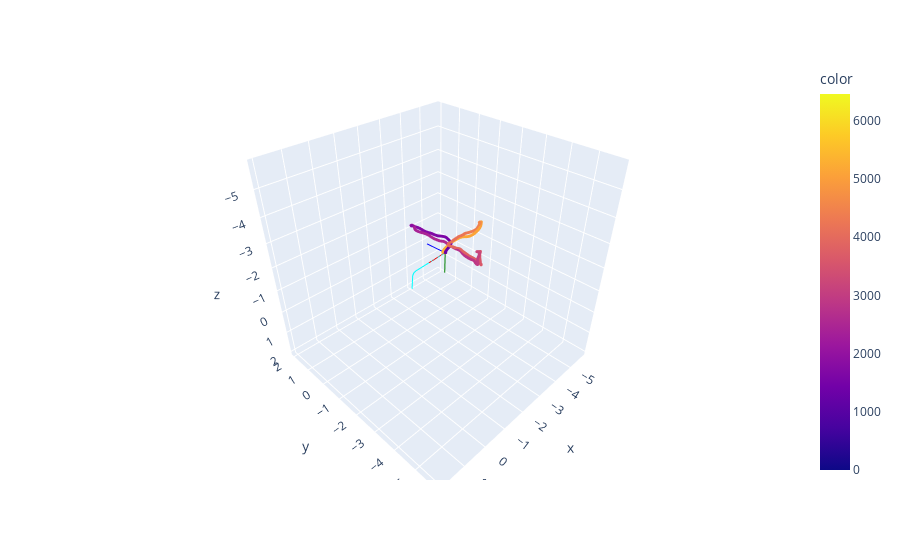

Notebook code for this chart:
### Code cell
# might have to flip Y when going from MOCAP to NED?
ex = np.array([np.min(pos),np.max(pos)])
fig = px.scatter_3d(x=pos[:,0], y=pos[:,1], z=pos[:,2], color=np.arange(len(pos))).update_traces(marker=dict(size=1))
fig.add_trace(px.scatter_3d(x=ex, y=ex, z=ex, opacity=0).data[0])
fig.add_trace(px.line_3d(x=realg[:,0,0], y=realg[:,0,1], z=realg[:,0,2]).update_traces(line=dict(color='red')).data[0])
fig.add_trace(px.line_3d(x=realg[:,1,0], y=realg[:,1,1], z=realg[:,1,2]).update_traces(line=dict(color='blue')).data[0])
fig.add_trace(px.line_3d(x=realg[:,2,0], y=realg[:,2,1], z=realg[:,2,2]).update_traces(line=dict(color='green')).data[0])
fig.add_trace(px.line_3d(x=retraj[:,0], y=retraj[:,1], z=retraj[:,2]).update_traces(line=dict(color='cyan')).data[0])
fig.update_layout(scene=dict(zaxis=dict(autorange='reversed')))
fig.update_layout(scene=dict(yaxis=dict(autorange='reversed')))

### Figure 1 — Plotly figure (JSON) as saved in the notebook; plotly's stock layout.template omitted (floating-point values rounded to 4 significant figures; data arrays with more than 128 entries replaced by an {"elided": "..."} marker saying what was removed)
{"data": [{"hovertemplate": "x=%{x}<br>y=%{y}<br>z=%{z}<br>color=%{marker.color}<extra></extra>", "legendgroup": "", "marker": {"color": {"elided": "6463 int values"}, "coloraxis": "coloraxis", "size": 1, "symbol": "circle"}, "mode": "markers", "name": "", "scene": "scene", "showlegend": false, "type": "scatter3d", "x": {"elided": "6463 float values"}, "y": {"elided": "6463 float values"}, "z": {"elided": "6463 float values"}}, {"hovertemplate": "x=%{x}<br>y=%{y}<br>z=%{z}<extra></extra>", "legendgroup": "", "marker": {"color": "#636efa", "opacity": 0, "symbol": "circle"}, "mode": "markers", "name": "", "scene": "scene", "showlegend": false, "type": "scatter3d", "x": [-5.753, 1.93], "y": [-5.753, 1.93], "z": [-5.753, 1.93]}, {"hovertemplate": "x=%{x}<br>y=%{y}<br>z=%{z}<extra></extra>", "legendgroup": "", "line": {"color": "red", "dash": "solid"}, "marker": {"symbol": "circle"}, "mode": "lines", "name": "", "scene": "scene", "showlegend": false, "type": "scatter3d", "x": [-3.169, -4.167], "y": [-0.1323, -0.07002], "z": [-0.735, -0.7286]}, {"hovertemplate": "x=%{x}<br>y=%{y}<br>z=%{z}<extra></extra>", "legendgroup": "", "line": {"color": "blue", "dash": "solid"}, "marker": {"symbol": "circle"}, "mode": "lines", "name": "", "scene": "scene", "showlegend": false, "type": "scatter3d", "x": [-4.105, -4.167], "y": [0.928, -0.07002], "z": [-0.7353, -0.7286]}, {"hovertemplate": "x=%{x}<br>y=%{y}<br>z=%{z}<extra></extra>", "legendgroup": "", "line": {"color": "green", "dash": "solid"}, "marker": {"symbol": "circle"}, "mode": "lines", "name": "", "scene": "scene", "showlegend": false, "type": "scatter3d", "x": [-4.161, -4.167], "y": [-0.06368, -0.07002], "z": [0.2714, -0.7286]}, {"hovertemplate": "x=%{x}<br>y=%{y}<br>z=%{z}<extra></extra>", "legendgroup": "", "line": {"color": "cyan", "dash": "solid"}, "marker": {"symbol": "circle"}, "mode": "lines", "name": "", "scene": "scene", "showlegend": false, "type": "scatter3d", "x": [-4.167, -4.137, -4.107, -4.077, -4.046, -4.016, -3.986, -3.956, -3.925, -3.895, -3.865, -3.835, -3.804, -3.774, -3.744, -3.714, -3.683, -3.653, -3.623, -3.593, -3.562, -3.532, -3.502, -3.472, -3.441, -3.411, -3.381, -3.351, -3.321, -3.29, -3.26, -3.23, -3.2, -3.169, -3.139, -3.109, -3.079, -3.048, -3.018, -2.988, -2.958, -2.927, -2.897, -2.867, -2.837, -2.806, -2.776, -2.746, -2.716, -2.685, -2.655, -2.625, -2.595, -2.564, -2.534, -2.504, -2.474, -2.444, -2.414, -2.384, -2.354, -2.326, -2.298, -2.271, -2.245, -2.219, -2.194, -2.17, -2.146, -2.123, -2.1, -2.079, -2.058, -2.037, -2.016, -1.995, -1.974, -1.953, -1.932, -1.911, -1.89, -1.869, -1.848, -1.827, -1.806, -1.785, -1.764, -1.743, -1.722, -1.701, -1.68, -1.659, -1.638, -1.617, -1.596, -1.575, -1.554, -1.533, -1.512, -1.491], "y": [-0.07002, -0.0719, -0.07379, -0.07568, -0.07756, -0.07945, -0.08134, -0.08322, -0.08511, -0.087, -0.08888, -0.09077, -0.09266, -0.09454, -0.09643, -0.09832, -0.1002, -0.1021, -0.104, -0.1059, -0.1078, -0.1096, -0.1115, -0.1134, -0.1153, -0.1172, -0.1191, -0.121, -0.1228, -0.1247, -0.1266, -0.1285, -0.1304, -0.1323, -0.1342, -0.1361, -0.1379, -0.1398, -0.1417, -0.1436, -0.1455, -0.1474, -0.1493, -0.1511, -0.153, -0.1549, -0.1568, -0.1587, -0.1606, -0.1625, -0.1643, -0.1662, -0.168, -0.1699, -0.1718, -0.1739, -0.1764, -0.1795, -0.1835, -0.189, -0.1963, -0.2059, -0.2178, -0.2318, -0.2473, -0.2637, -0.2807, -0.2983, -0.3168, -0.3363, -0.3568, -0.3781, -0.3997, -0.4215, -0.4433, -0.465, -0.4868, -0.5086, -0.5303, -0.5521, -0.5738, -0.5956, -0.6173, -0.6391, -0.6609, -0.6826, -0.7044, -0.7261, -0.7479, -0.7696, -0.7914, -0.8132, -0.8349, -0.8567, -0.8784, -0.9002, -0.9219, -0.9437, -0.9654, -0.9872], "z": [-0.7286, -0.7288, -0.729, -0.7292, -0.7294, -0.7296, -0.7298, -0.7299, -0.7301, -0.7303, -0.7305, -0.7307, -0.7309, -0.7311, -0.7313, -0.7315, -0.7317, -0.7319, -0.7321, -0.7323, -0.7325, -0.7326, -0.7328, -0.733, -0.7332, -0.7334, -0.7336, -0.7338, -0.734, -0.7342, -0.7344, -0.7346, -0.7348, -0.735, -0.7352, -0.7353, -0.7355, -0.7357, -0.7359, -0.7361, -0.7363, -0.7365, -0.7367, -0.7369, -0.7371, -0.7373, -0.7375, -0.7377, -0.7379, -0.738, -0.7382, -0.7384, -0.7386, -0.7388, -0.739, -0.7392, -0.7394, -0.7396, -0.7399, -0.7401, -0.7404, -0.7407, -0.7411, -0.7414, -0.7418, -0.7423, -0.7429, -0.7437, -0.7448, -0.7462, -0.748, -0.75, -0.7522, -0.7544, -0.7566, -0.7589, -0.7611, -0.7633, -0.7655, -0.7677, -0.7699, -0.7721, -0.7744, -0.7766, -0.7788, -0.781, -0.7832, -0.7854, -0.7876, -0.7899, -0.7921, -0.7943, -0.7965, -0.7987, -0.8009, -0.8031, -0.8054, -0.8076, -0.8098, -0.812]}], "layout": {"coloraxis": {"colorbar": {"title": {"text": "color"}}, "colorscale": [[0, "#0d0887"], [0.1111, "#46039f"], [0.2222, "#7201a8"], [0.3333, "#9c179e"], [0.4444, "#bd3786"], [0.5556, "#d8576b"], [0.6667, "#ed7953"], [0.7778, "#fb9f3a"], [0.8889, "#fdca26"], [1, "#f0f921"]]}, "legend": {"tracegroupgap": 0}, "margin": {"t": 60}, "scene": {"domain": {"x": [0, 1], "y": [0, 1]}, "xaxis": {"title": {"text": "x"}}, "yaxis": {"autorange": "reversed", "title": {"text": "y"}}, "zaxis": {"autorange": "reversed", "title": {"text": "z"}}}}}
